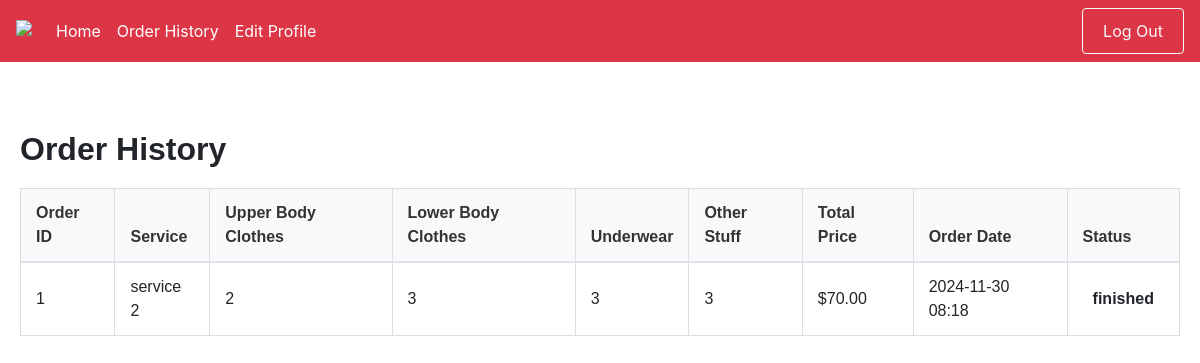
/users/ord-history (signed in), run on an earlier commit of the app's database.
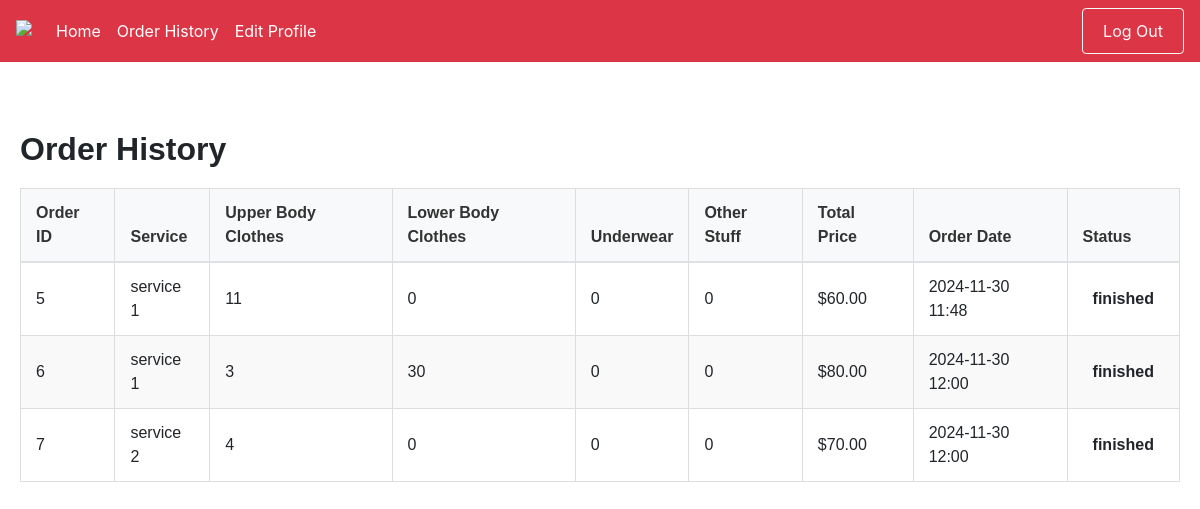
And on a later commit of the database.
### users/models.py (models this page shows, shortened)
class Order(models.Model):
    STATUS_CHOICES = [
        ('looking_for_driver', 'Looking for Driver'),
        ('driver_on_the_way_to_pickup', 'Driver on the way to pickup'),
        ('driver_on_the_way_to_laundry', 'Driver on the way to laundry'),
        ('laundry_received', 'Laundry received'),
        ('laundry_cleaning', 'Laundry cleaning'),
        ('driver_on_the_way_to_customer', 'Driver on the way to customer'),
        ('delivered', 'Delivered'),
        ('finished', 'Finished'),
    ]
    user = models.ForeignKey(User, on_delete=models.CASCADE, null=False)
    phone_number = models.CharField(max_length=30, null=True)
    ordered_from_business = models.ForeignKey(Business, on_delete=models.CASCADE, null=False)
    service = models.ForeignKey(Service, on_delete=models.CASCADE, null=False)
    driver = models.ForeignKey(Driver, on_delete=models.CASCADE, null=True)
    upper_body_clothes = models.IntegerField(default=0)
    lower_body_clothes = models.IntegerField(default=0)
    underwear = models.IntegerField(default=0)
    other_stuff = models.IntegerField(default=0)
    order_date = models.DateTimeField(auto_now_add=True)
    total_price = models.DecimalField(max_digits=10, decimal_places=2, default=0.00)
    created_at = models.DateTimeField(default=timezone.now)
    status = models.CharField(max_length=50, choices=STATUS_CHOICES, default='looking_for_driver')

class Service(models.Model):
    business = models.ForeignKey(Business, on_delete=models.CASCADE, related_name="service_business")
    service_name = models.CharField(max_length=100)
    description = models.CharField(max_length=200)
    light_tendency_price = models.FloatField(default=0)
    light_tendency_minimum = models.FloatField(default=0)
    light_tendency_maximum = models.FloatField(default=0)
    medium_tendency_price = models.FloatField(default=0)
    medium_tendency_minimum = models.FloatField(default=0)
    medium_tendency_maximum = models.FloatField(default=0)
    heavy_tendency_price = models.FloatField(default=0)
    heavy_tendency_minimum = models.FloatField(default=0)
    heavy_tendency_maximum = models.FloatField(default=0)

### users/views.py (the view)
# urls.py: path('ord-history', views.ord_history, name='ord-history'),
def ord_history(request):
    if request.user.is_authenticated:
        orders = Order.objects.filter(user=request.user, status='finished')  # Filter orders for the logged-in user
    else:
        orders = []  # No orders if the user is not authenticated
    return render(request, 'users/ord-history.html', {'orders': orders})

### users/templates/users/ord-history.html (shortened to what this page needs)
{% extends 'users/baseCustomer.html' %}
{% block content %}
<div class="container mt-5">
    <h2>Order History</h2>
    {% if orders %}
        <table class="table">
            <thead>
                <tr>
                    <th>Order ID</th>
                    <th>Service</th>
                    <th>Upper Body Clothes</th>
                    <th>Lower Body Clothes</th>
                    <th>Underwear</th>
                    <th>Other Stuff</th>
                    <th>Total Price</th>
                    <th>Order Date</th>
                    <th>Status</th>
                </tr>
            </thead>
            <tbody>
                {% for order in orders %}
                    <tr>
                        <td>{{ order.id }}</td>
                        <td>{{ order.service.service_name }}</td>
                        <td>{{ order.upper_body_clothes }}</td>
                        <td>{{ order.lower_body_clothes }}</td>
                        <td>{{ order.underwear }}</td>
                        <td>{{ order.other_stuff }}</td>
                        <td>${{ order.total_price }}</td>
                        <td>{{ order.created_at|date:"Y-m-d H:i" }}</td>
                        <td>
                            <span class="status
                                ">
                                {{ order.status }}
                            </span>
                        </td>
                    </tr>
                {% endfor %}
            </tbody>
        </table>
    {% else %}
        <p>No orders found.</p>
    {% endif %}
</div>
{% endblock %}

What changed in the data, as far as the page shows it:
removed Order: id "1", service.service_name "service 2", upper_body_clothes "2", lower_body_clothes "3", underwear "3", other_stuff "3", total_price "70.00", created_at "2024-11-30 08:18", status "finished"
added Order: id "5", service.service_name "service 1", upper_body_clothes "11", lower_body_clothes "0", underwear "0", other_stuff "0", total_price "60.00", created_at "2024-11-30 11:48", status "finished"
added Order: id "6", service.service_name "service 1", upper_body_clothes "3", lower_body_clothes "30", underwear "0", other_stuff "0", total_price "80.00", created_at "2024-11-30 12:00", status "finished"
added Order: id "7", service.service_name "service 2", upper_body_clothes "4", lower_body_clothes "0", underwear "0", other_stuff "0", total_price "70.00", created_at "2024-11-30 12:00", status "finished"
